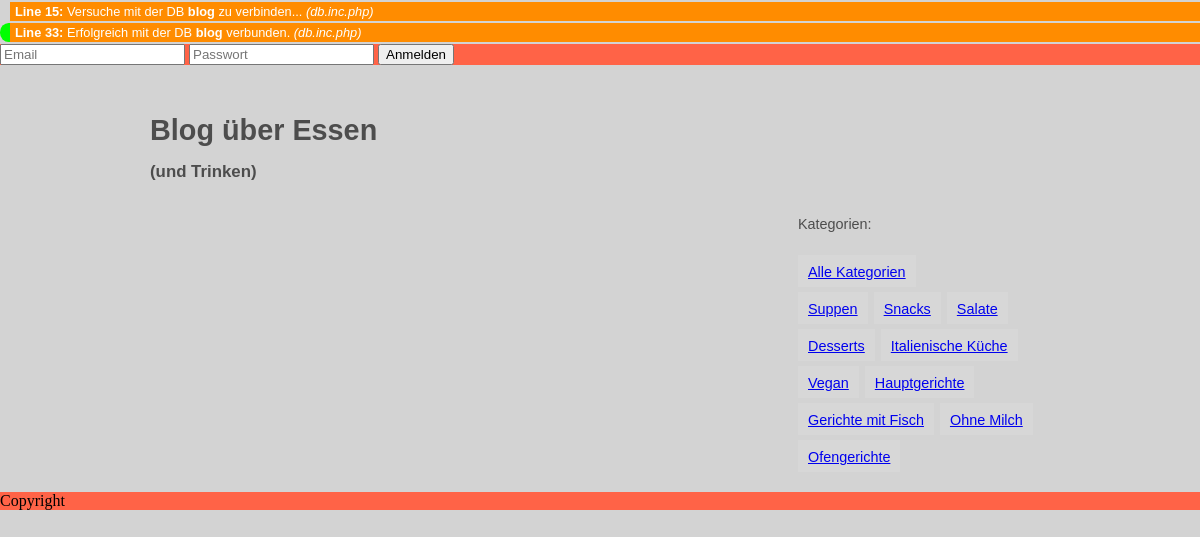
Before: / with the older database file.
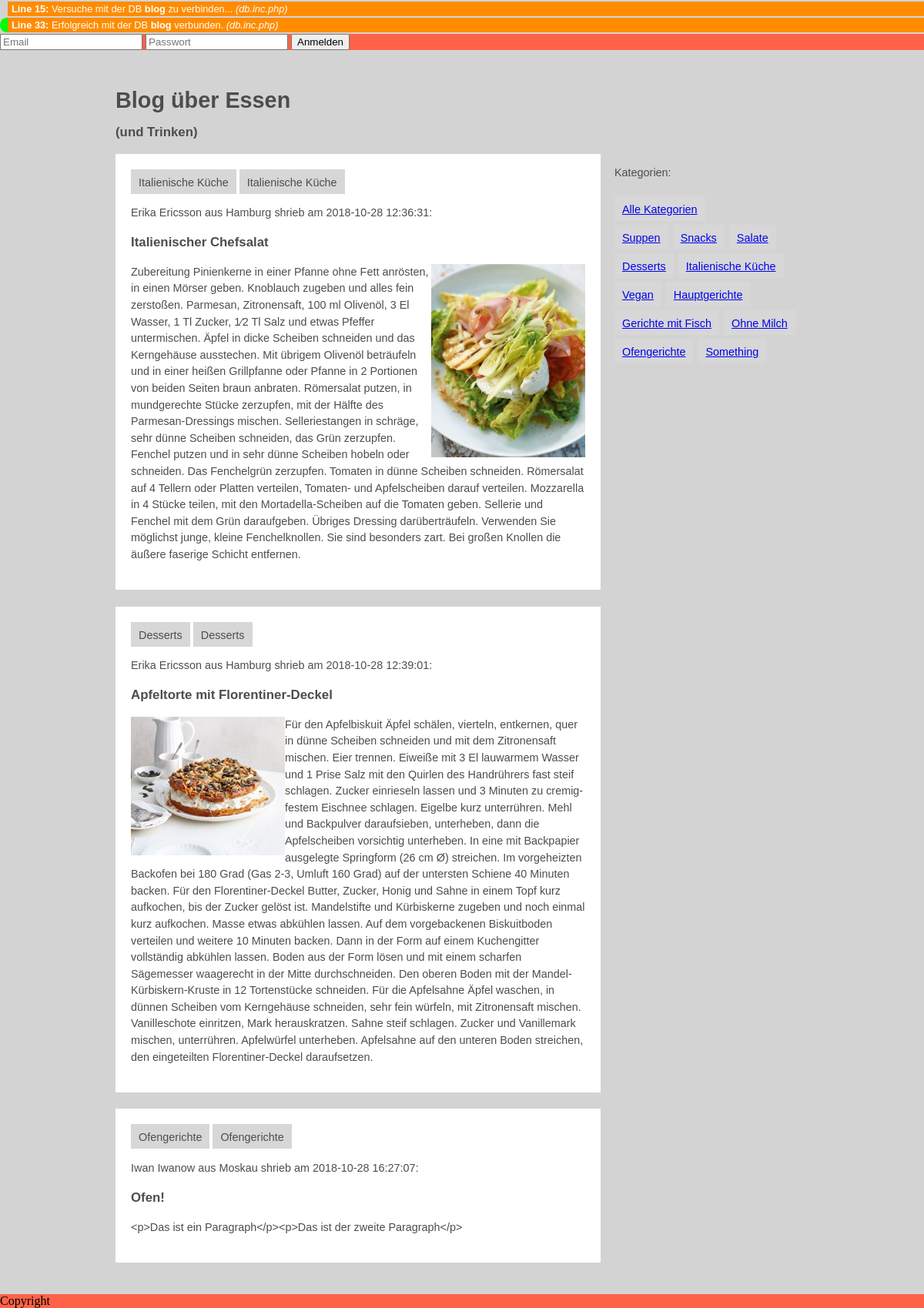
After: the same page with the newer database file.
### tables this page shows
CREATE TABLE `blogs` (
  `blog_id` int(11) NOT NULL,
  `blog_headline` varchar(255) NOT NULL,
  `blog_image` varchar(255) DEFAULT NULL,
  `blog_imageAlignment` varchar(10) NOT NULL,
  `blog_content` text NOT NULL,
  `blog_date` timestamp NOT NULL DEFAULT CURRENT_TIMESTAMP,
  `cat_id` int(11) NOT NULL,
  `usr_id` int(11) NOT NULL
);

CREATE TABLE `categories` (
  `cat_id` int(11) NOT NULL,
  `cat_name` varchar(255) NOT NULL
);

CREATE TABLE `users` (
  `usr_id` int(11) NOT NULL,
  `usr_firstname` varchar(255) NOT NULL,
  `usr_lastname` varchar(255) NOT NULL,
  `usr_email` varchar(255) NOT NULL,
  `usr_city` varchar(255) NOT NULL,
  `usr_password` varchar(255) NOT NULL
);

### index.php (the view, shortened to what this page needs)
<?php
				require_once("include/db.inc.php");
				$params = NULL;
				$pdo = dbConnect();
				$statement = $pdo->prepare("SELECT cat_name, cat_id FROM categories");
				$statement->execute() OR DIE( "<p class='debug'>Line <b>" . __LINE__ . "</b>: " . $statement->errorInfo()[2] . " <i>(" . basename(__FILE__) . ")</i></p>" );
				while($row = $statement->fetch(PDO::FETCH_ASSOC)){
					$categoriesArray[$row['cat_id']] = $row['cat_name'];
				}
				$sql = "SELECT * FROM blogs
											INNER JOIN users USING(usr_id)
											INNER JOIN categories USING(cat_id)
											";
				$statement = $pdo->prepare($sql);
				$statement->execute($params) OR DIE( "<p class='debug'>Line <b>" . __LINE__ . "</b>: " . $statement->errorInfo()[2] . " <i>(" . basename(__FILE__) . ")</i></p>" );
				$entriesArray = $statement->fetchAll(PDO::FETCH_ASSOC);
?>
<!doctype html>
<html>
	<head>
		<link rel="stylesheet" type="text/css" href="css/main.css">
		<link rel="stylesheet" type="text/css" href="css/debug.css">
	</head>
	<body>
		<header>
			<?php if(!isset($_SESSION['usr_id'])):?>
				<form action="<?=$_SERVER['SCRIPT_NAME']?>" method="POST">
					<input type="text" name="email" placeholder="Email">
					<input type="password" name="password" placeholder="Passwort">
					<input type="submit" value="Anmelden">
				</form>
			<?php endif ?>
		</header>
		<div class="wrapper">
			<h1>Blog über Essen</h1>
			<h3>(und Trinken)</h3>
			<main class="">
				<?php foreach ($entriesArray AS $entry): ?>
					<article>
						<div>
							<ul class="category-list">
								<li><?=$entry['cat_name']?></li>
								<li><?=$entry['cat_name']?></li>
							</ul>
						</div>
						<p><?=$entry['usr_firstname']?> <?=$entry['usr_lastname']?> aus <?=$entry['usr_city']?> shrieb am <?=$entry['blog_date']?>:</p>
						<h3><?=$entry['blog_headline']?></h3>
						<?php if($entry['blog_image']): ?>
							<img src="<?=$entry['blog_image']?>" class="<?=$entry['blog_imageAlignment']?>" />
						<?php endif ?>
						<p><?=$entry['blog_content']?></p>
					</article>
					<br>
				<?php endforeach ?>
			</main>
			<aside>
				<p class="categories-header">Kategorien:</p>
				<ul>
					<li><a href="<?=$_SERVER['SCRIPT_NAME']?>">Alle Kategorien</a></li><br>
					<?php foreach ($categoriesArray AS $key=>$value): ?>
						<li><a href="?action=showCategory&categoryToShow=<?=$key?>"><?=$value?></a></li>
					<?php endforeach ?>
				</ul>
			</aside>
		</div>
		<footer>
			Copyright
		</footer>
</body>
</html>

### include/db.inc.php
<?php
				function dbConnect($dbname=DB_NAME) {
if(DEBUG_DB) 		echo "<p class='debugDb'><b>Line " . __LINE__ . ":</b> Versuche mit der DB <b>$dbname</b> zu verbinden... <i>(" . basename(__FILE__) . ")</i></p>";
					try {
						$pdo = new PDO(DB_SYSTEM . ":host=" . DB_HOST . "; dbname=$dbname; charset=utf8", DB_USER, DB_PWD);
					} catch(PDOException $error) {
if(DEBUG_DB) 			echo "<p class='error'><b>Line " . __LINE__ . ":</b> <i>FEHLER: " . $error->GetMessage() . " </i> <i>(" . basename(__FILE__) . ")</i></p>";
						exit;
					}
if(DEBUG_DB) 		echo "<p class='debugDb ok'><b>Line " . __LINE__ . ":</b> Erfolgreich mit der DB <b>$dbname</b> verbunden. <i>(" . basename(__FILE__) . ")</i></p>";
					return $pdo;
				}
?>

### css/main.css (style rules this page uses)
body { margin: 0; background-image: url('images/toa-heftiba-513812-unsplash.jpg'); height: 500px; width: 100%; background-position: center; background-repeat: no-repeat; background-size: cover; position: relative; background-attachment: fixed; background-color: lightgrey; }
.wrapper { font-family: helvetica; color: #4d4d4d; font-size: .9em; line-height:1.5em; max-width: 900px; margin: 0 auto; padding: 20px; }
header, footer { background: tomato; width: 100%; margin: 0; padding: 0; }
ul { margin: 0; padding: 0; }
aside { float: right; width: 28%; }
aside ul li { display: inline-block; vertical-align: middle; background-color: #d7d7d7; line-height: 20px; margin: 5px 2px 0 0; max-width: 555px; padding: 7px 10px 5px 10px; word-wrap: break-word; }
main { float:left; width: 70%; }
article { background-color: white; padding: 20px; }
.category-list { margin: 0; padding: 0; }
.category-list li { display: inline-block; vertical-align: middle; background-color: #d7d7d7; line-height: 20px; margin: 0; max-width: 555px; padding: 7px 10px 5px 10px; word-wrap: break-word; }
img { width: 200px; }
img.right { float: right; }
img.left { float: left; }

### css/debug.css (style rules this page uses)
.debug,.debugCleanString,.debugCheckInputString,.debugCheckEmail,.debugImageUpload,.debugDb,.debugClass { background-color: dodgerblue; padding: 2px 5px; margin-bottom: 2px; margin-top: 2px; font-family: arial; font-size: 0.8em; color: white; margin-left: 10px; }
.debugDb { background-color: darkorange; }
.ok { border-left: 10px solid lime; border-radius: 0.7em 0 0 0.7em; margin-left: 0px; }

Changed rows visible on the page:
added blogs: cat.cat_name "Italienische Küche", usr.usr_firstname "Erika", usr.usr_lastname "Ericsson", usr.usr_city "Hamburg", blog_date "2018-10-28 12:36:31", blog_headline "Italienischer Chefsalat", blog_image (picture), blog_content "Zubereitung Pinienkerne in einer Pfanne ohne Fett anrösten, in einen Mörser geben. Knoblauch zugeben und alles fein zerstoßen. Parmesan, Zitronensaft, 100 ml Olivenöl, 3 El Wasser, 1 Tl Zucker, 1⁄2 Tl Salz und etwas Pfeffer untermischen. Äpfel in dicke Scheiben schneiden und das Kerngehäuse ausstechen. Mit übrigem Olivenöl beträufeln und in einer heißen Grillpfanne oder Pfanne in 2 Portionen von beiden Seiten braun anbraten. Römersalat putzen, in mundgerechte Stücke zerzupfen, mit der Hälfte des Parmesan-Dressings mischen. Selleriestangen in schräge, sehr dünne Scheiben schneiden, das Grün zerzupfen. Fenchel putzen und in sehr dünne Scheiben hobeln oder schneiden. Das Fenchelgrün zerzupfen.…"
added blogs: cat.cat_name "Desserts", usr.usr_firstname "Erika", usr.usr_lastname "Ericsson", usr.usr_city "Hamburg", blog_date "2018-10-28 12:39:01", blog_headline "Apfeltorte mit Florentiner-Deckel", blog_image (picture), blog_content "Für den Apfelbiskuit Äpfel schälen, vierteln, entkernen, quer in dünne Scheiben schneiden und mit dem Zitronensaft mischen. Eier trennen. Eiweiße mit 3 El lauwarmem Wasser und 1 Prise Salz mit den Quirlen des Handrührers fast steif schlagen. Zucker einrieseln lassen und 3 Minuten zu cremig-festem Eischnee schlagen. Eigelbe kurz unterrühren. Mehl und Backpulver daraufsieben, unterheben, dann die Apfelscheiben vorsichtig unterheben. In eine mit Backpapier ausgelegte Springform (26 cm Ø) streichen. Im vorgeheizten Backofen bei 180 Grad (Gas 2-3, Umluft 160 Grad) auf der untersten Schiene 40 Minuten backen. Für den Florentiner-Deckel Butter, Zucker, Honig und Sahne in einem Topf kurz aufkochen,…"
added blogs: cat.cat_name "Ofengerichte", usr.usr_firstname "Iwan", usr.usr_lastname "Iwanow", usr.usr_city "Moskau", blog_date "2018-10-28 16:27:07", blog_headline "Ofen!", blog_content "<p>Das ist ein Paragraph</p><p>Das ist der zweite Paragraph</p>"
Other visible differences:
new list line: "Something"
